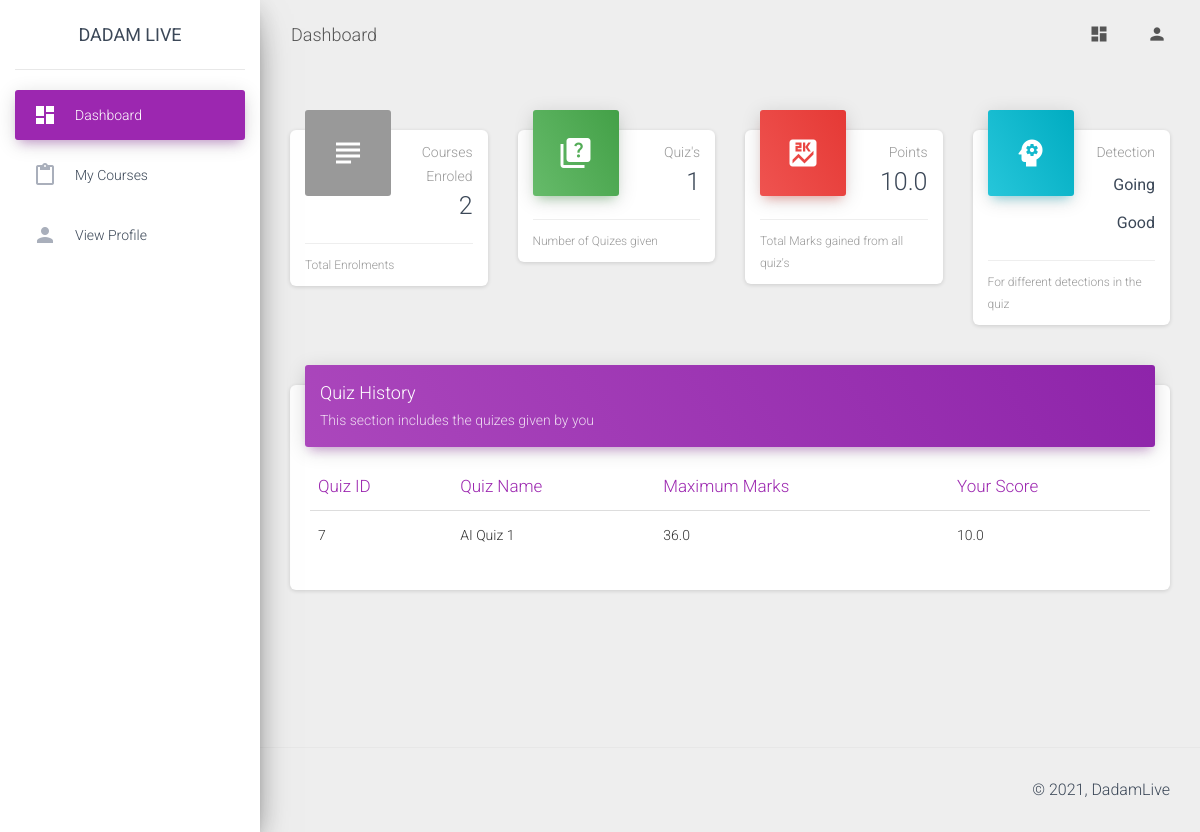
Before: /dashboard/student/ (signed in) with the older database file.
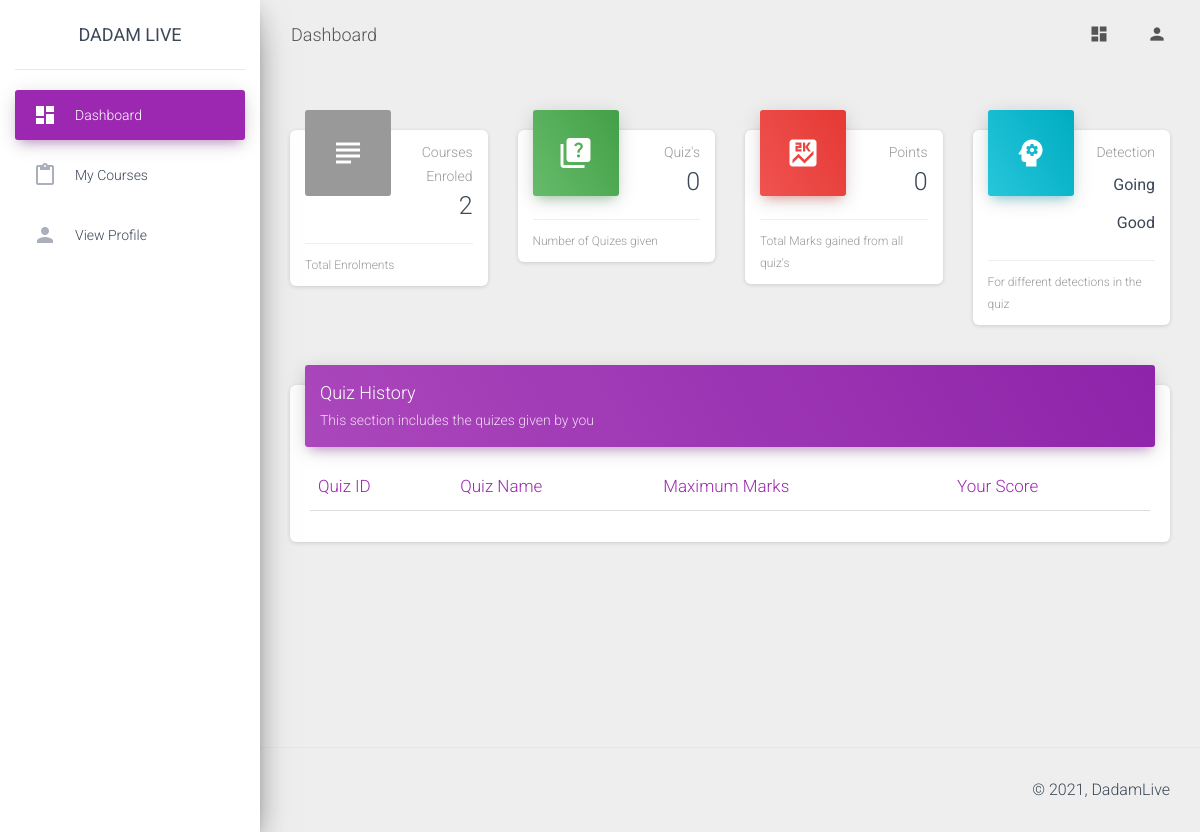
After: the same page with the newer database file.
### faculty/models.py (models this page shows, shortened)
class Submission(models.Model):
    quiz=models.ForeignKey(Quiz, on_delete=models.CASCADE, null=True, blank=True)
    user=models.ForeignKey(User, on_delete=models.CASCADE, null=True, blank=True)
    score=models.FloatField(default=0)
    submitted=models.BooleanField(default=False)
    ip_address=models.CharField(null=True, max_length=50)
    averagePlagiarism=models.FloatField(default=0)
    marks_assigned=models.BooleanField(default=False)

class Quiz(models.Model):
    course=models.ForeignKey(Course, on_delete=models.CASCADE, null=True, blank=True)
    quiz_name=models.CharField(null=True, max_length=500)
    start_date=models.DateTimeField(default=datetime.datetime.now(timezone('Asia/Kolkata')))
    end_date=models.DateTimeField(default=datetime.datetime.now(timezone('Asia/Kolkata')))
    created_on=models.DateTimeField(default=datetime.datetime.now(timezone('Asia/Kolkata')))
    quizHeld=models.BooleanField(default=False)
    hidden=models.BooleanField(default=True)
    mcqMarksGenerated=models.BooleanField(default=False)
    webDetectionDone=models.BooleanField(default=False)
    studentAnswersMatched=models.BooleanField(default=False)
    maximum_marks=models.FloatField(default=0)
    disable_previous=models.BooleanField(default=False)

### student/views.py (the view)
# urls.py: path('',views.dashboardStudent,name="dashboardStudent"),
def dashboardStudent(request):
    student=basicChecking(request)
    if student[0]==False:
        return student[1]
    student=student[1]
    enrolments=Enrolment.objects.filter(user=request.user)
    total_enrolments=enrolments.count()
    submissions=Submission.objects.filter(user=request.user)
    total_quizes_given=submissions.count()
    points=0
    no_face=0
    audio=0
    for each in submissions:
        points+=each.score
        try:
            att=IllegalAttempt.objects.get(submission=each)
            no_face+=att.noPersonDetected
            audio+=att.numberOfTimesAudioDetected
        except:
            pass
    advise="Going Good"
    if audio>10:
        advise="Reduce noise"
    if no_face>30:
        advise="Use Lit room"
    return render(request,"student/dashboard.html",context={"advise": advise, "points": points, "student": student, "total_enrolments": total_enrolments, "total_quizes_given": total_quizes_given, "submissions": submissions})

### student/views.py (called while the page is built)
def basicChecking(request):
    if request.user.is_authenticated==False:
        return [False, redirect('home')]
    try:
        info=UserInformation.objects.get(user=request.user)
        if info.userType.userTypeCode==settings.CODE_STUDENT:
            student=Student.objects.get(user=request.user)
            return [True, student]
        return [False, redirect('home')]
    except:
        return [False, redirect('home')]

### student/templates/student/dashboard.html (shortened to what the changed rows need)
{% extends 'student/base.html' %} {% load static %}
{% block main_body %}
    <div class="row">
        <div class="col-lg-3 col-md-12 col-sm-12">
          <div class="card card-stats">
            <div class="card-header card-header-success card-header-icon">
              <div class="card-icon">
                <i class="material-icons">quiz</i>
              </div>
              <p class="card-category">Quiz's</p>
              <h3 class="card-title">{{total_quizes_given}}</h3>
            </div>
          </div>
        </div>
        <div class="col-lg-3 col-md-6 col-sm-6">
          <div class="card card-stats">
            <div class="card-header card-header-danger card-header-icon">
              <div class="card-icon">
                <i class="material-icons">score</i>
              </div>
              <p class="card-category">Points</p>
              <h3 class="card-title">{{points}}</h3>
            </div>
          </div>
        </div>
      </div>
      <div class="row">
        <div class="col-lg-12 col-md-12">
          <div class="card">
            <div class="card-body table-responsive">
              <table class="table table-hover">
                <thead class="text-primary">
                  <th>Quiz ID</th>
                  <th>Quiz Name</th>
                  <th>Maximum Marks</th>
                  <th>Your Score</th>
                </thead>
                <tbody>
                  {% for each in submissions %}
                  <tr>
                    <td>{{each.quiz.id}}</td>
                    <td>{{each.quiz.quiz_name}}</td>
                    <td>{{each.quiz.maximum_marks}}</td>
                    {% if each.quiz.hidden %}
                      <td>Not Checked</td>
                    {% else %}
                      <td>{{each.score}}</td>
                    {% endif %}
                  </tr>
                  {% endfor %}
                </tbody>
              </table>
            </div>
          </div>
        </div>
      </div>
{% endblock %}

Changed rows visible on the page:
removed Submission: quiz.id "7", quiz.quiz_name "AI Quiz 1", quiz.maximum_marks "36.0", score "10.0"
Other visible differences:
{{ total_quizes_given }}: "1" → "0"
{{ points }}: "10.0" → "0"
